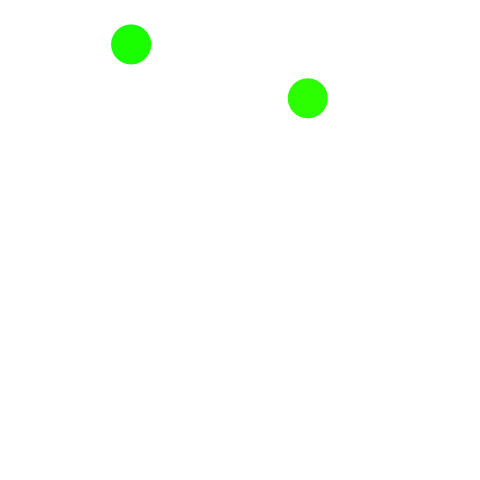
Frame 1 (no input)
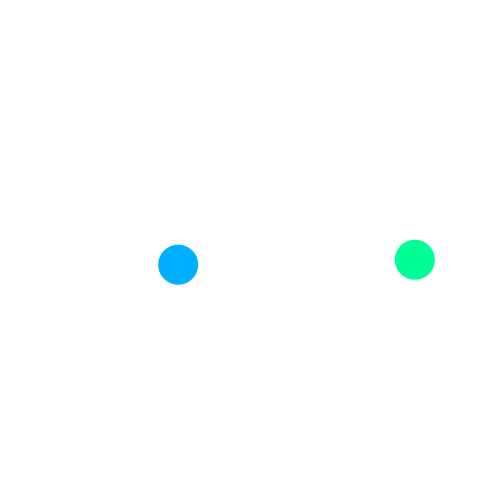
Frame 60 (the mouse pressed at the canvas centre just before this capture)
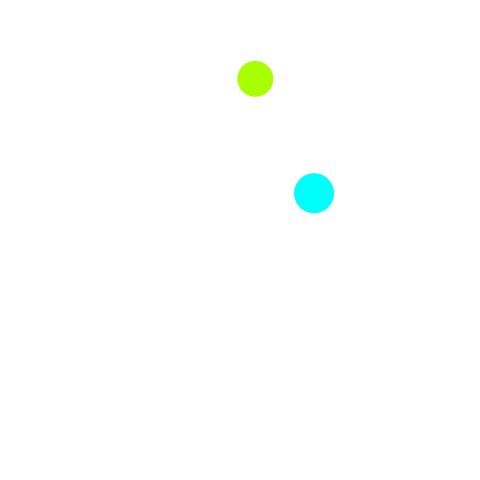
Frame 120 (the mouse held since frame 60 and released just before this capture)

The Processing sketch that drew these frames (run headless with seeded random() and noise(); from frame 60 on, the mouse is pressed at the canvas centre):

// Processing sketch: ObjectsAndMouseCursor_oo2
// ── ObjectsAndMouseCursor_oo2.pde
final float vx0min = -7;            // vxの初期値の下限
final float vx0max = 5;             // vxの初期値の上限
final float vy0min = 4;             // vyの初期値の下限
final float vy0max = 8;             // vyの初期値の上限
final float fps = 60;               // 1秒間あたりのフレーム数
final float d = 40;
final float elas = 0.98;
final float hueMax = 360;

// 変数
Ball ball0;                         // ボールのオブジェクト1つを参照する変数
Ball ball1;

void setup() {
  frameRate(fps);
  size(480, 480);
  noStroke();
  fill(0, 0, 0);
  ball0 = new Ball();
  ball1 = new Ball();
  ball0.setD(d);                    // ボールの直径をセット
  ball1.setD(d);                    // ボールの直径をセット
  ball0.setX(random(d / 2, width - d / 2));
  ball1.setX(random(d / 2, width - d / 2));
  ball0.setY(random(d / 2, height / 5));
  ball1.setY(random(d / 2, height / 5));
  ball0.setVX(random(vx0min, vx0max));
  ball1.setVX(random(vx0min, vx0max));
  ball0.setVY(random(vy0min, vy0max));
  ball1.setVY(random(vy0min, vy0max));
  ball0.setgravity(9.8 / fps);
  ball1.setgravity(9.8 / fps);
  ball0.setelas(elas);
  ball1.setelas(elas);
  ball0.sethueMax(hueMax);
  ball1.sethueMax(hueMax);
  colorMode(HSB, ball0.hueMax, 100, 100);
}

void draw() {
  background(0, 0, 100);
  ball0.move();
  ball1.move();
  ball0.draw();
  ball1.draw();
}
/** 動くボールを表す */
class Ball {
  float gravity;    // 1フレームあたりの重力加速度
  float elas;            // 反発係数
  float hueMax;
  float d;
  float x;
  float y;
  float vx;
  float vy;
  void setD(float d) {
    this.d = d;
  }
  void setX(float x) {
    this.x = x;
  }
  void setY(float y) {
    this.y = y;        // ボールの中心のy座標
  }
  void setVX(float vx) {
    this.vx = vx;
  }
  void setVY(float vy) {
    this.vy = vy;
  }
  void setgravity(float gravity) {
    this.gravity = gravity;
  }
  void setelas(float elas) {
    this.elas = elas;
  }
  void sethueMax(float hueMax) {
    this.hueMax = hueMax;
  }
  void move() {
    if (sqrt(pow(mouseX - x, 2)+pow(mouseY - y, 2))>d/2) {
      x  += vx;          // ボールが速度ぶん移動する
      vy += gravity;          // 速度のy成分に重力加速度を加算する
      y  += vy;          // ボールが速度ぶん移動する
      if (x < d / 2) {
        d+=4;
        vx-=2;
        vx = - vx * elas;
        x = d / 2;
      } else if (x > width - d / 2) {
        d+=4;
        vx-=2;
        vx = - vx  * elas;
        x = width - d / 2;
      }
      if (y > height - d / 2) {
        d-=4;
        vx+=2;
        vy = - vy * elas;
        y = height - d / 2;
      } else if (y < d / 2) {
        d-=4;
        vx+=2;
        vy = - vy * elas;
        y = d / 2;
      }
    } else {
      vx =sqrt(pow(mouseY - pmouseY, 2));
      vx =sqrt(pow(mouseX - pmouseX, 2));
    }
  }
  void draw() {
    fill(ball0.calcHue(vx, vy), 100, 100);
    ellipse(x, y, d, d);
  }
  float calcHue(float vx, float vy) {
    return (sqrt(vx * vx + vy * vy) * 16) % hueMax;
  }
}
